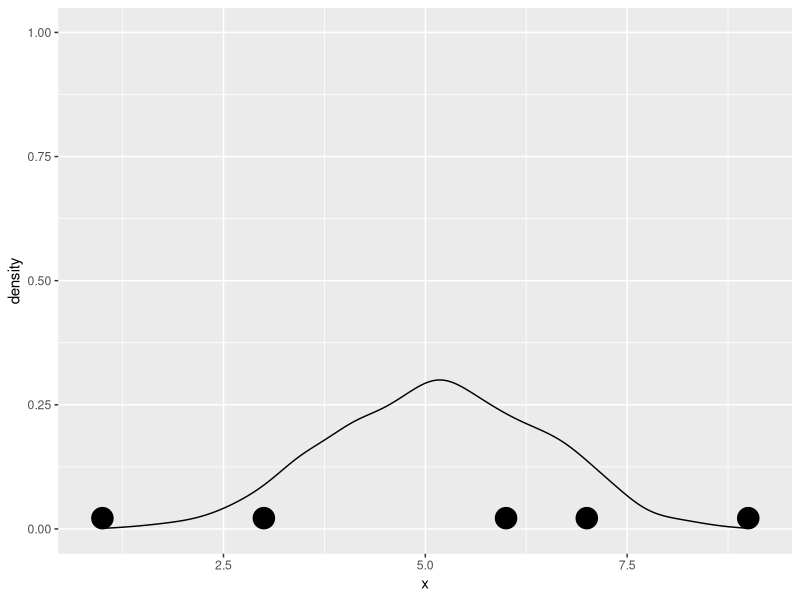
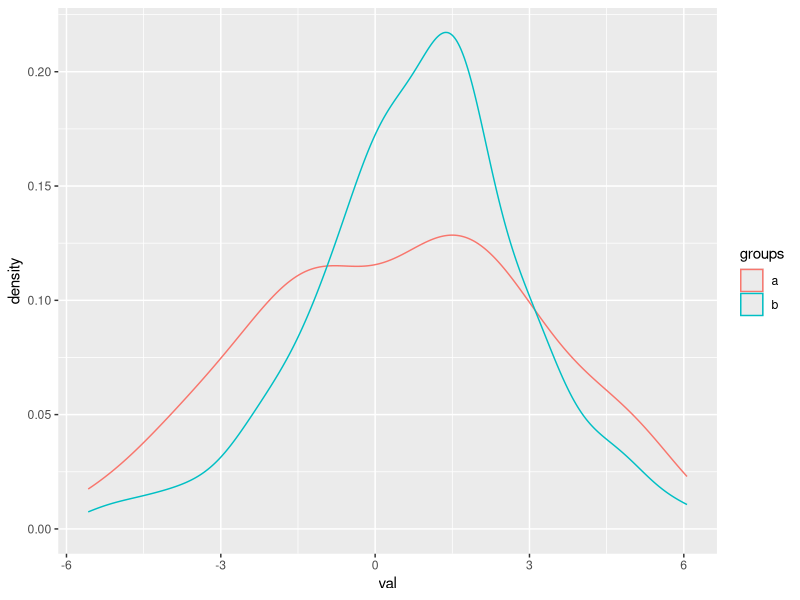

Write R code to recreate these figures, in order. (Note: this script raises an error after producing the figures.)
## ---- chunk 1
knitr::opts_chunk$set(echo = TRUE, warning=FALSE, error=FALSE, message=FALSE, cache=TRUE)

## ---- chunk 2
library(tidyverse)
library(boot)
library(lme4)
## ---- chunk 3
data <- c(3, 6, 7, 1, 9)

data[1]
data[2]
data[c(1,2)]
## ---- chunk 4

data[c(5,4,3,2,1)]
i <- sample(1:5,5,replace=TRUE)
i
data[i]
## ---- chunk 5
myFun <- function(data,i){
  bootData <- data[i] #Resample
  M <- mean(bootData) #Take the man
  return(M) #Return it to the boot function
}

## ---- chunk 6
myFun <- function(data,i){
  return(mean(data[i]))
}
## ---- chunk 7
out <- boot(data,myFun,1000)
out
## ---- chunk 8
data %>% 
  data.frame(x=.) %>% 
  ggplot(aes(x=x)) + 
  geom_dotplot() + 
  geom_density(data=out$t %>% data.frame(x=.))
## ---- chunk 9
boot.ci(out) #default: conf=0.95
## ---- chunk 10
myFun2 <- function(data, i) {
  boot.sample <- data[i]
  m <- mean(boot.sample)
  n <- length(boot.sample)
  sem <- sd(boot.sample)/sqrt(n)
  c(m, sem^2) 
}
out <- boot(data,myFun2,1000)
boot.ci(out)
## ---- chunk 11

#Normal
data1 <- rnorm(15,10,2)
data2 <- rnorm(6,10,10)
data3 <- rnorm(200,10,7)

#Skew
data4 <- rbeta(10, 8, 2)
data5 <- rbeta(500, 8, 2)
## ---- chunk 12

bootR <- function(data,i){
  bootData <- data[i,]
  r <- cor(bootData)[1,2]
  return(r)
}

out <- boot(cd4,bootR,1000)
boot.ci(out)
## ---- chunk 13
a = rnorm(100,0,3)
b = rnorm(100,1,2) 

data <- data.frame(groups=c(rep('a',length(a)), rep('b',length(b))),
                   val=append(a,b))
## ---- chunk 14
data %>% 
  ggplot(aes(x=val,color=groups)) + 
  geom_density()
## ---- chunk 15
getCIs <- function(data){
  bootout <- boot(data,myFun,1000)
  CIs <- boot.ci(bootout, type='bca')
  lower <- CIs$'bca'[4]
  upper <- CIs$'bca'[5]
  return(sprintf("[%.3f, %.3f]", lower, upper))
}

getCIs(a)
getCIs(b)
## ---- chunk 16
diffMeans <- function(dat, i) {
    groupDiffs <- aggregate(val ~ groups, data=dat, subset=i, FUN=mean)
    -diff(groupDiffs$val)
}

out <- boot(data, statistic=diffMeans, strata=data$groups, 1000)
boot.ci(out, type=c("bca"))
## ---- chunk 17
t.test(a,b, paired=FALSE)
## ---- chunk 18
c = a+b
data = data.frame(a=a,b=b,c=c)

data %>% 
  ggplot(aes(x=a,y=c)) + 
  geom_point() + 
  stat_smooth(method=lm)
## ---- chunk 19
data %>% 
  gather(group,val,c(a,c)) %>% 
  ggplot(aes(x=val,color=group)) + 
  geom_density()
## ---- chunk 20
getCIs(a)
getCIs(c)
## ---- chunk 21
getCIs(b)
t.test(c,a,paired=TRUE)
## ---- chunk 22
bootLM <- function(data,i){
  bootData <- data[i,] # Because we're sampling rows from dataframe
  bootMod <- update(mod, data=bootData)
  return(coef(bootMod))
}

mod <- lm(c~a,data)
out <- boot(data,bootLM,1000)
boot.ci(out,index=2,type='bca') #because `a` is the 2nd row in the model summary
## ---- chunk 23
mod.lmer <- lmer(Sepal.Width ~ Petal.Width + (1 + Petal.Width|Species), data = iris)
fixef(mod.lmer)
## ---- chunk 24

mySumm <- function(mod) { #No need for an index here!
  fixef(mod)[[2]] #For 2nd row in summary - fixef(mod)
}

bootMer(mod.lmer, mySumm, nsim = 500) %>% boot.ci(type='basic') 

confint(mod.lmer, parm='Petal.Width', method='boot', nsim=500, boot.type='basic')
## ---- chunk 25

bootLM <- function(data,i){
  bootData <- data[i,] # Because we're sampling rows from dataframe
  bootMod <- update(mod, data=bootData)
  return(summary(bootMod)$r.squared)
}

out <- boot(data,bootLM,1000)
boot.ci(out,type='bca')
## ---- chunk 26
a <- rnorm(10, 2, 3)
b <- rnorm(10, 0, 2)

pool <- append(a,b)

permutationMeans <- numeric(1000) 
for(i in 1:1000){
   permutationSample <- sample(pool, length(pool))
   mean1 <- mean(permutationSample[1:5])
   mean2 <- mean(permutationSample[6:10])
   permutationMeans[i] <- mean2-mean1
}
## ---- chunk 27
permutationMeans %>% 
  data.frame(x=.) %>% 
  ggplot(aes(x=x)) + 
  geom_density() + 
  geom_vline(xintercept=mean(a)-mean(b), color='red')
